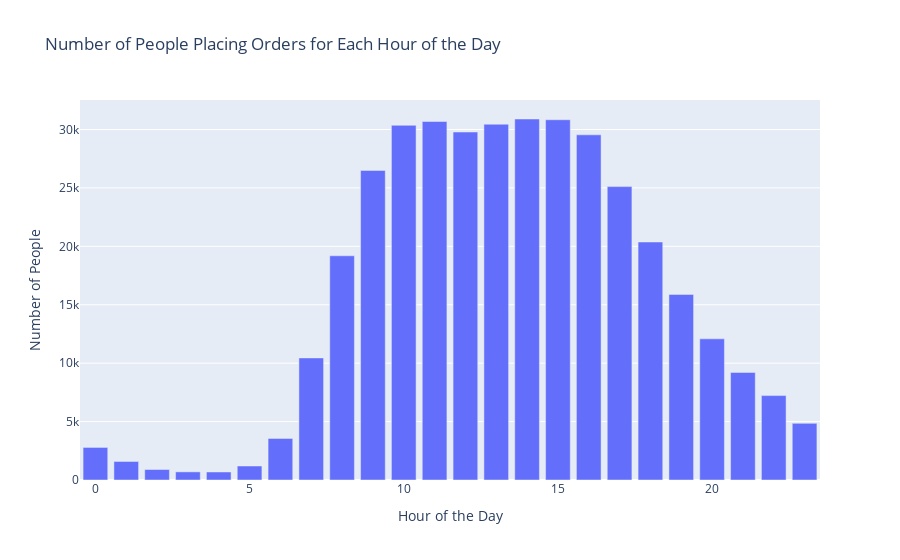

Notebook code cell kept with this figure:
### Markdown cell above
<h1> [A]2. </h1>

> Create a plot that shows how many people place orders for each hour of the day.

### Code cell
import pandas as pd
import plotly_express as px

# group data by 'order_placed_hour_of_day' and count the number of people for each hour
hourly_order_counts = df_instacart_orders.groupby('order_placed_hour_of_day')['user_id'].nunique().reset_index()

# Create a bar plot using Plotly Express
fig = px.bar(hourly_order_counts, x='order_placed_hour_of_day', y='user_id',
             labels={'order_placed_hour_of_day', 'user_id'},
             title='Number of People Placing Orders for Each Hour of the Day')

fig.update_layout(
    xaxis_title='Hour of the Day',
    yaxis_title='Number of People',
    title='Number of People Placing Orders for Each Hour of the Day'
)

fig.show()

### Figure 1 — Plotly figure (JSON) as saved in the notebook; plotly's stock layout.template omitted (floating-point values rounded to 4 significant figures)
{"data": [{"alignmentgroup": "True", "hovertemplate": "order_placed_hour_of_day=%{x}<br>user_id=%{y}<extra></extra>", "legendgroup": "", "marker": {"color": "#636efa", "pattern": {"shape": ""}}, "name": "", "offsetgroup": "", "orientation": "v", "showlegend": false, "textposition": "auto", "type": "bar", "x": [0, 1, 2, 3, 4, 5, 6, 7, 8, 9, 10, 11, 12, 13, 14, 15, 16, 17, 18, 19, 20, 21, 22, 23], "xaxis": "x", "y": [2788, 1586, 899, 695, 686, 1198, 3559, 10450, 19191, 26499, 30359, 30685, 29786, 30455, 30900, 30836, 29546, 25113, 20371, 15886, 12083, 9210, 7224, 4847], "yaxis": "y"}], "layout": {"barmode": "relative", "legend": {"tracegroupgap": 0}, "title": {"text": "Number of People Placing Orders for Each Hour of the Day"}, "xaxis": {"anchor": "y", "domain": [0, 1], "title": {"text": "Hour of the Day"}}, "yaxis": {"anchor": "x", "domain": [0, 1], "title": {"text": "Number of People"}}}}
